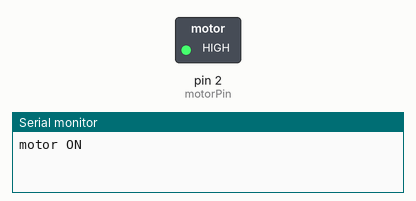
Simulated run of this sketch. Board: Arduino Uno, built with avr-gcc and run on an emulated ATmega328P. On the bench: switched loads named in the sketch (green lamp = pin HIGH), the last lines printed to the serial monitor.

Above: at 1.0 s.
At 3.0 s:
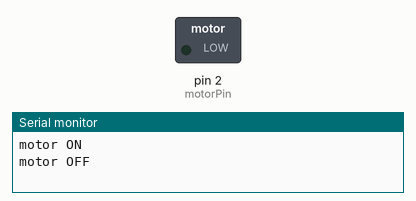
Timing chart, 0 to 5.2 s (numbered marks = the images above):
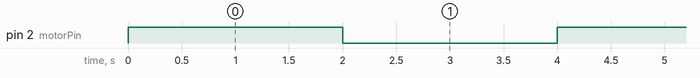

The sketch:

simple_dc.ino
```cpp
const int motorPin = 2;

void setup() {
  Serial.begin(9600);
  pinMode(motorPin, OUTPUT);
}

void loop() {
  digitalWrite(motorPin, HIGH);
  Serial.println("motor ON");
  delay(2000);
  digitalWrite(motorPin, LOW);
  Serial.println("motor OFF");
  delay(2000);
}
```

Measured:
- by itself, pin 2 (motorPin): alternates HIGH for 2.0 s and LOW for 2.0 s
